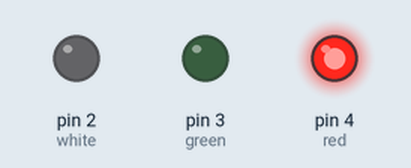
Bench run of a sketch on a simulated Arduino Uno, built with avr-gcc and run on an emulated ATmega328P. On the bench: output pins drawn as LEDs (lit = HIGH).

Above: at 3.0 s.
At 8.5 s:
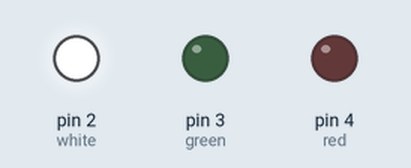
At 12.5 s:
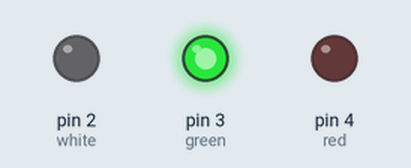
Timing chart, 0 to 18.2 s (numbered marks = the images above):
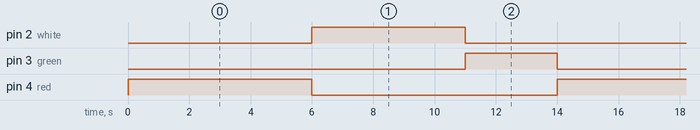

The sketch:

semaforo.ino
```cpp
#define red 4
#define green 3
#define white 2
void setup() {
  pinMode(red,OUTPUT);
  pinMode(green,OUTPUT);
  pinMode(white,OUTPUT);
}
void loop() {
  fechado(6);
  aberto(5);
  espera(3);
}
void fechado(int tempo){
  digitalWrite(red,HIGH);
  digitalWrite(green,LOW);
  digitalWrite(white,LOW);
  delay(tempo*1000);
}
void aberto(int tempo){
  digitalWrite(red,LOW);
  digitalWrite(green,LOW);
  digitalWrite(white,HIGH);
  delay(tempo*1000);
}
void espera(int tempo){
  digitalWrite(red,LOW);
  digitalWrite(green,HIGH);
  digitalWrite(white,LOW);
  delay(tempo*1000);
}
```

Measured:
- by itself, pin 2 (white): alternates HIGH for 5.0 s and LOW for 9.0 s
- by itself, pin 3 (green): alternates HIGH for 3.0 s and LOW for 11.0 s
- by itself, pin 4 (red): alternates HIGH for 6.0 s and LOW for 8.0 s
